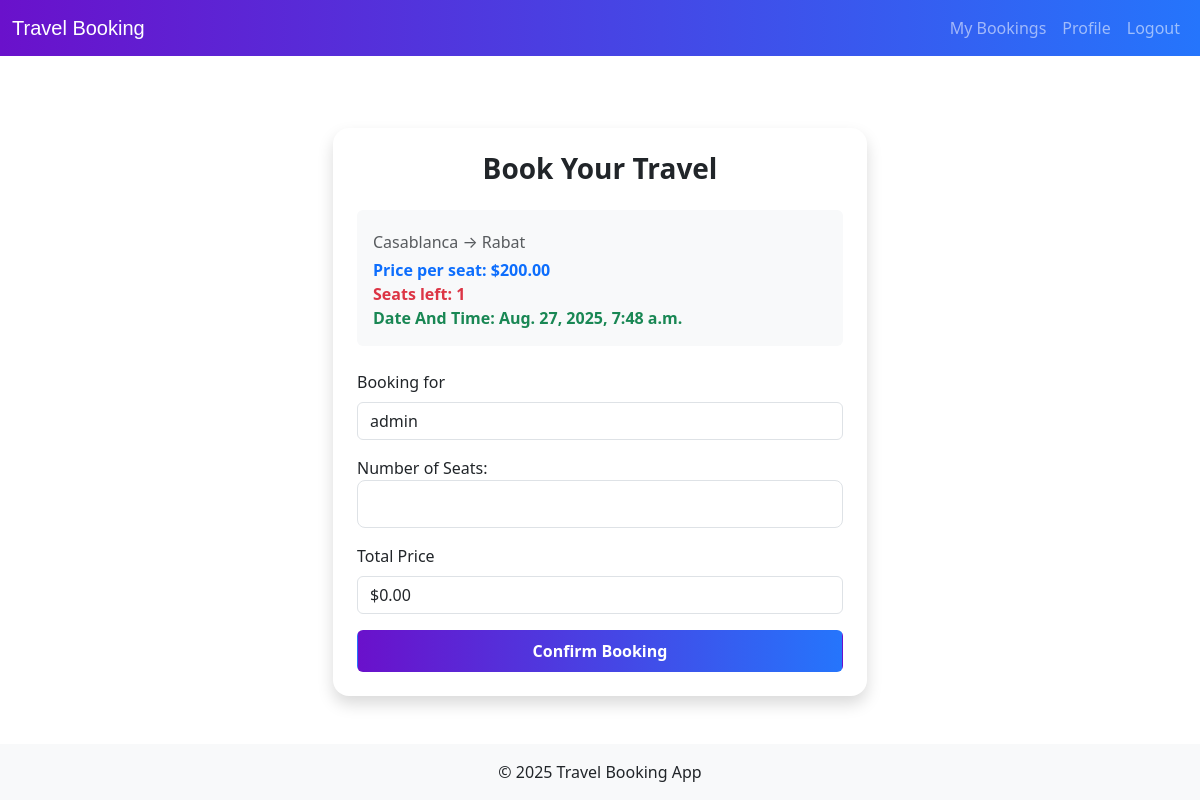
The app's page /book/2/ (signed in) with its own data.
### travel_app/models.py (models this page shows, shortened)
class TravelOption(models.Model):
    options = [
        ('Flight', 'Flight'),
        ('Train', 'Train'),
        ('Bus', 'Bus'),
    ]
    type = models.CharField(choices=options, max_length=50)
    source = models.CharField(max_length=100)
    destination = models.CharField(max_length=100)
    date_and_time = models.DateTimeField()
    price = models.DecimalField(max_digits=10, decimal_places=2)
    available_seats = models.IntegerField()

### travel_app/views.py (the view)
    def wrapper(request, *args, **kwargs):
        if not request.user.is_authenticated:
            messages.warning(request, "You must login first.")
            return redirect("login")
        return view_func(request, *args, **kwargs)

### travel_app/forms.py (shortened to what this page needs)
class BookingForm(forms.ModelForm):
    class Meta:
        model = Booking
        fields = ['number_of_seats']
        labels = {'number_of_seats': 'Number of Seats'}
        widgets = {
            'number_of_seats': forms.NumberInput(
                attrs={'class': 'form-control form-control-lg', 'min': '1'}
            ),
        }
    def __init__(self, *args, **kwargs):
        self.travel_option = kwargs.pop('travel_option', None)  # Pass in from view
        super().__init__(*args, **kwargs)
        if self.travel_option:
            self.fields['number_of_seats'].widget.attrs['max'] = self.travel_option.available_seats

### travel_app/views.py (called while the page is built)
def custom_login_required(view_func):
    def wrapper(request, *args, **kwargs):
        if not request.user.is_authenticated:
            messages.warning(request, "You must login first.")
            return redirect("login")
        return view_func(request, *args, **kwargs)
    return wrapper

@custom_login_required
def book(request, pk):
    travel_option = get_object_or_404(TravelOption, id=pk)
    if request.method == "POST":
        form = BookingForm(request.POST, travel_option=travel_option)
        if form.is_valid():
            booking = form.save(commit=False)
            booking.user = request.user
            booking.travel_option = travel_option
            booking.total_price = travel_option.price * booking.number_of_seats
            booking.booking_date = timezone.now()
            booking.status = 'confirmed'
            booking.save()
            travel_option.available_seats -= booking.number_of_seats
            travel_option.save()
            return redirect('confirmation', pk=booking.id)
    else:
        form = BookingForm(travel_option=travel_option)
    return render(request, 'booking.html', {"form": form, "travel_option": travel_option})

### travel_app/templates/booking.html (shortened to what this page needs)
{% extends "base.html" %}
{% load static %}
{% block content %}
<div class="container my-5">
    <div class="row justify-content-center">
        <div class="col-lg-6 col-md-8">
            <div class="card border-0 shadow rounded-4">
                <div class="card-body p-4">
                    <h3 class="text-center mb-4 fw-bold">Book Your Travel</h3>
                    <div class="mb-4 p-3 bg-light rounded">
                        <p class="mb-1 text-muted">{{ travel_option.source }} → {{ travel_option.destination }}</p>
                        <p class="mb-0 text-primary fw-semibold">Price per seat: ${{ travel_option.price }}</p>
                        <p class="mb-0 text-danger fw-semibold">Seats left: {{ travel_option.available_seats }}</p>
                        <p class="mb-0 text-success fw-semibold">Date And Time: {{ travel_option.date_and_time }}</p>
                    </div>
                    <form method="POST">
                        <div class="mb-3">
                            <label class="form-label">Booking for</label>
                            <input type="text" class="form-control" value="{{ request.user.username }}" readonly>
                        </div>
                        <div class="mb-3">
                            {{ form.number_of_seats.label_tag }}
                            {{ form.number_of_seats }}
                        </div>
                        <div class="mb-3">
                            <label class="form-label">Total Price</label>
                            <input type="text" id="totalPrice" class="form-control" readonly data-price="{{ travel_option.price }}">
                        </div>
                        <button type="submit" style="background: linear-gradient(90deg, #6a11cb, #2575fc); color:white" class="btn  w-100 py-2 fw-semibold">
                            Confirm Booking
                        </button>
                    </form>
                </div>
            </div>
        </div>
    </div>
</div>
{% endblock content %}

### records on screen
TravelOption: source "Casablanca", destination "Rabat", price "200.00", available_seats "1", date_and_time "Aug. 27, 2025, 7:48 a.m."
